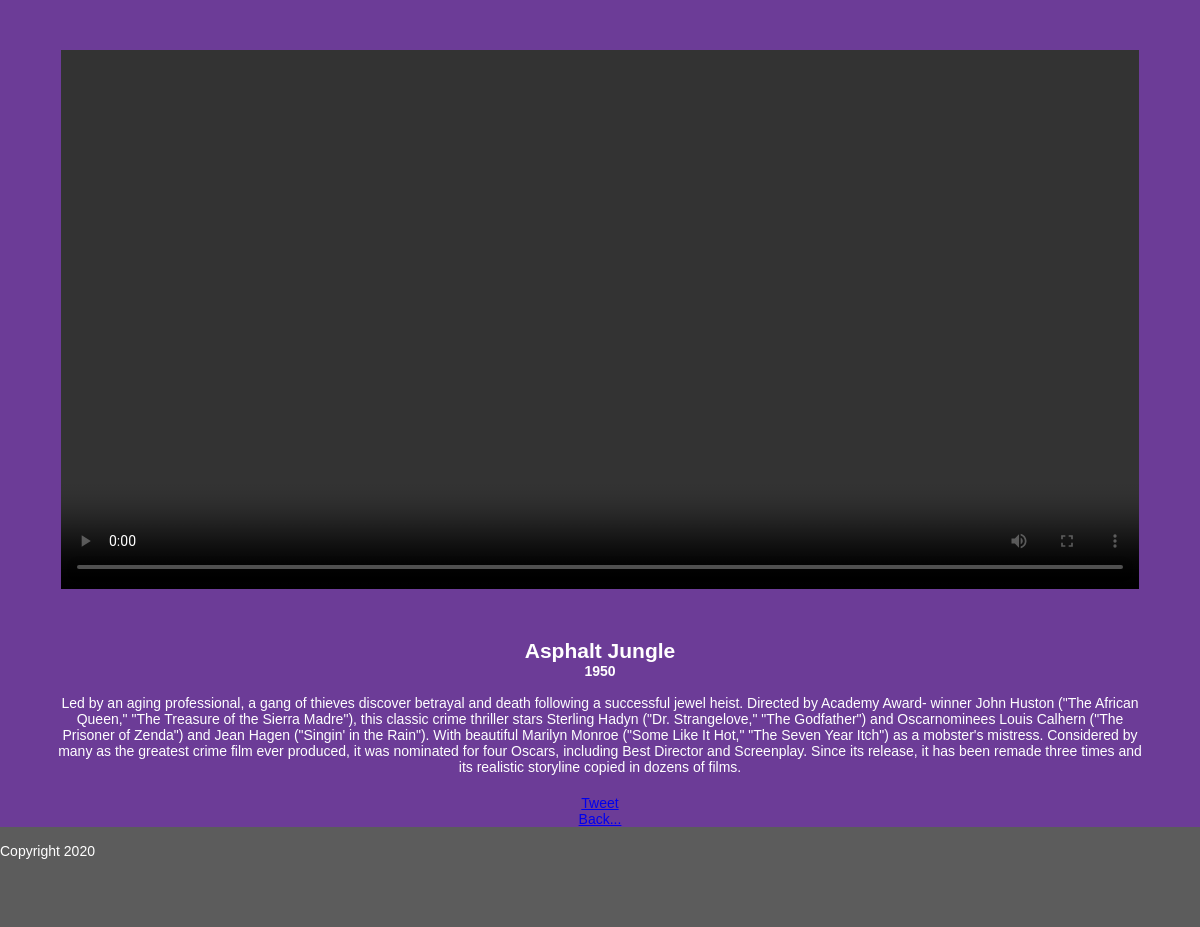
Page /details.php?id=1 on the committed database.
### tables this page shows
CREATE TABLE `tbl_movies` (
  `movies_id` mediumint(8) UNSIGNED NOT NULL,
  `movies_cover` varchar(75) NOT NULL DEFAULT 'cover_default.jpg',
  `movies_title` varchar(125) NOT NULL,
  `movies_year` varchar(5) NOT NULL,
  `movies_runtime` varchar(25) NOT NULL,
  `movies_storyline` text NOT NULL,
  `movies_trailer` varchar(75) NOT NULL DEFAULT 'trailer_default.jpg',
  `movies_release` varchar(125) NOT NULL
);

### admin/scripts/read.php (called while the page is built, shortened)
<?php
function getSingleMovie($tbl, $col, $id)
{
    $pdo = Database::getInstance()->getConnection();
    $query = "SELECT * FROM $tbl WHERE $col = $id";
    $results = $pdo->query($query);
    if ($results) {
        return $results;
    } else {
        return 'There was a problem accessing this info';
    }
}

### details.php (the view, shortened to what this page needs)
<?php
if (isset($_GET['id'])) {
    $id = $_GET['id'];
    $tbl = 'tbl_movies';
    $col = 'movies_id';
    $getMovie = getSingleMovie($tbl, $col, $id);
}
?>
<!DOCTYPE html>
<html lang="en">
<head>
    <link rel="stylesheet" href="sass/main.css">
  <link rel="stylesheet" href="sass/modules/homePage.css">
</head>
<body>
    <div class="det-con">
    <?php if (!is_string($getMovie)): ?>
        <?php while ($row = $getMovie->fetch(PDO::FETCH_ASSOC)): ?>
            <video  id="movie-1" src="video/<?php echo $row['movies_trailer']; ?>" controls autoplay></video>
            <h2><?php echo $row['movies_title']; ?></h2>
            <h4><?php echo $row['movies_year']; ?></h4>
            <p><br> <?php echo $row['movies_storyline']; ?></p>
            <iframe src="https://www.facebook.com/plugins/share_button.php?href=http%3A%2F%2Flocalhost%2FCollier_V_Roku-php%2Fmusicdet.php%3Fid%3D3&layout=button_count&size=small&width=77&height=20&appId" width="77" height="20" style="border:none;overflow:hidden" scrolling="no" frameborder="0" allowTransparency="true" allow="encrypted-media"></iframe>
                <a href="https://twitter.com/share?ref_src=twsrc%5Etfw" class="twitter-share-button" data-show-count="false">Tweet</a><script async src="https://platform.twitter.com/widgets.js" charset="utf-8"></script>
            <a href="index_pan.php">Back...</a>
        <?php endwhile;?>
    <?php endif;?>
    </div>
    <?php include 'templates/footer.php';?>
</body>
</html>

### sass/main.css (style rules this page uses)
* { border: 0; padding: 0; margin: 0; }
html { position: relative; min-height: 100%; }
body { display: -webkit-box; display: -ms-flexbox; display: flex; -webkit-box-orient: vertical; -webkit-box-direction: normal; -ms-flex-direction: column; flex-direction: column; font: 14px Helvetica, Arial, sans-serif; background-color: #6C3C97; color: white; margin-bottom: 100px; }
h2 { margin: 0 auto; }
h2 { padding-top: 50px; text-align: center; }

### sass/modules/homePage.css (style rules this page uses)
P { text-align: center; }
.det-con { display: flex; flex-direction: column; padding: 0 50px 0 50px; text-align: center; }
.det-con video { margin: 0 auto; }
#movie-1 { margin-top: 50px; width: 98%; }
h2 { padding-top: 50px; text-align: center; }

### rows in the picture
tbl_movies: movies_title "Asphalt Jungle", movies_year "1950", movies_storyline "Led by an aging professional, a gang of thieves discover betrayal and death following a successful jewel heist. Directed by Academy Award- winner John Huston (\"The African Queen,\" \"The Treasure of the Sierra Madre\"), this classic crime thriller stars Sterling Hadyn (\"Dr. Strangelove,\" \"The Godfather\") and Oscarnominees Louis Calhern (\"The Prisoner of Zenda\") and Jean Hagen (\"Singin' in the Rain\"). With beautiful Marilyn Monroe (\"Some Like It Hot,\" \"The Seven Year Itch\") as a mobster's mistress. Considered by many as the greatest crime film ever produced, it was nominated for four Oscars, including Best Director and Screenplay. Since its release, it has been remade three times and its…"
